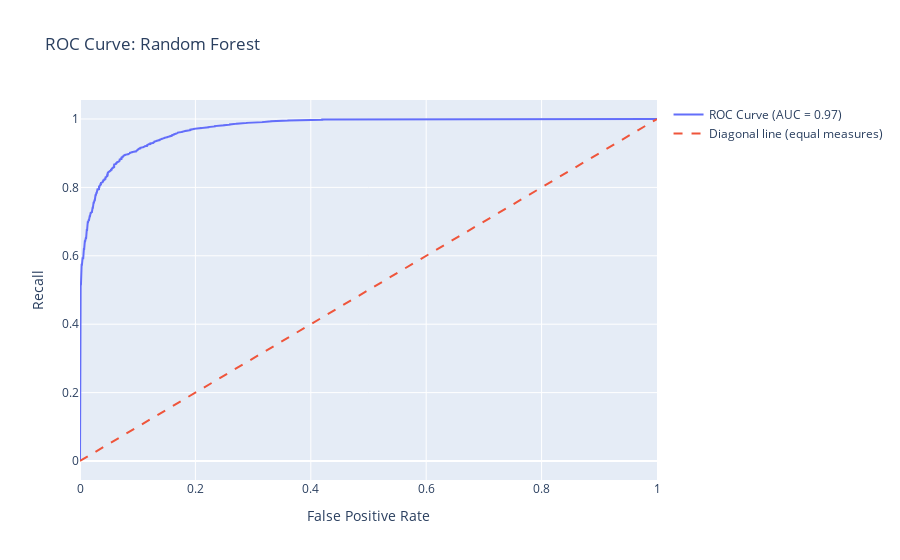

Notebook code cell kept with this figure:
### Code cell
# Predicted probabilities from the fitted grid search
y_pred_prob = rf_fitted_grid.predict_proba(X_test)[:, 1]

# FPR, TPR and Thresholds
fpr, tpr, thresholds = roc_curve(y_test, y_pred_prob)

#AUC score
auc_score = roc_auc_score(y_test, y_pred_prob)

#ROC curve 
roc_trace = go.Scatter(
    x=fpr,
    y=tpr,
    mode='lines',
    name='ROC Curve (AUC = {:.2f})'.format(auc_score)
)

#Diagonal line trace
diagonal_trace = go.Scatter(
    x=[0, 1],
    y=[0, 1],
    mode='lines',
    name='Diagonal line (equal measures)',
    line=dict(dash='dash')
)

#Layout & figure
layout = go.Layout(
    title='ROC Curve: Random Forest',
    xaxis=dict(title='False Positive Rate'),
    yaxis=dict(title='Recall'),
    showlegend=True
)

fig = go.Figure(data=[roc_trace, diagonal_trace], layout=layout)


fig.show()

### Figure 1 — Plotly figure (JSON) as saved in the notebook; plotly's stock layout.template omitted (floating-point values rounded to 4 significant figures; data arrays with more than 128 entries replaced by an {"elided": "..."} marker saying what was removed)
{"data": [{"mode": "lines", "name": "ROC Curve (AUC = 0.97)", "type": "scatter", "x": {"elided": "1074 float values"}, "y": {"elided": "1074 float values"}}, {"line": {"dash": "dash"}, "mode": "lines", "name": "Diagonal line (equal measures)", "type": "scatter", "x": [0, 1], "y": [0, 1]}], "layout": {"showlegend": true, "title": {"text": "ROC Curve: Random Forest"}, "xaxis": {"title": {"text": "False Positive Rate"}}, "yaxis": {"title": {"text": "Recall"}}}}
